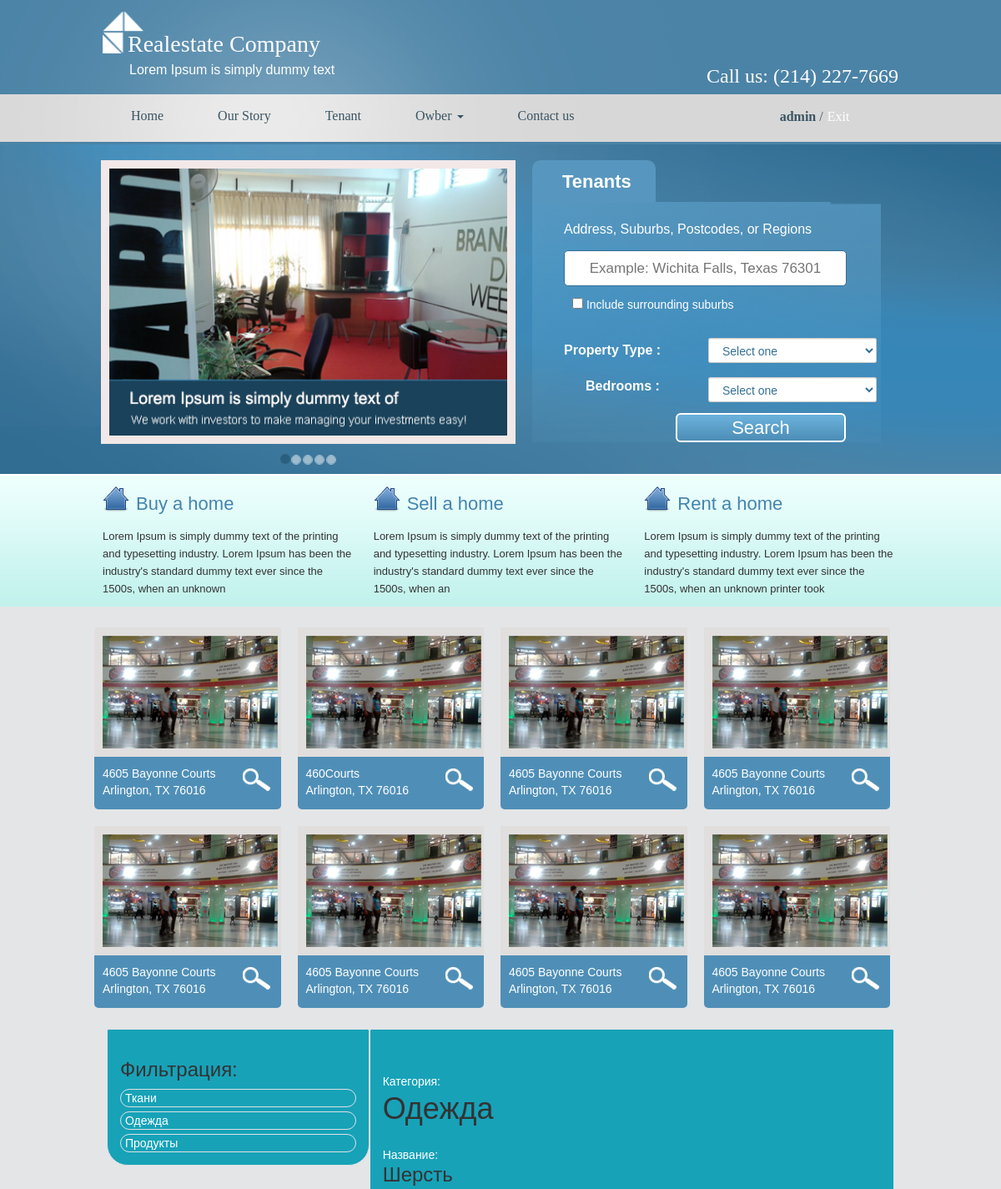
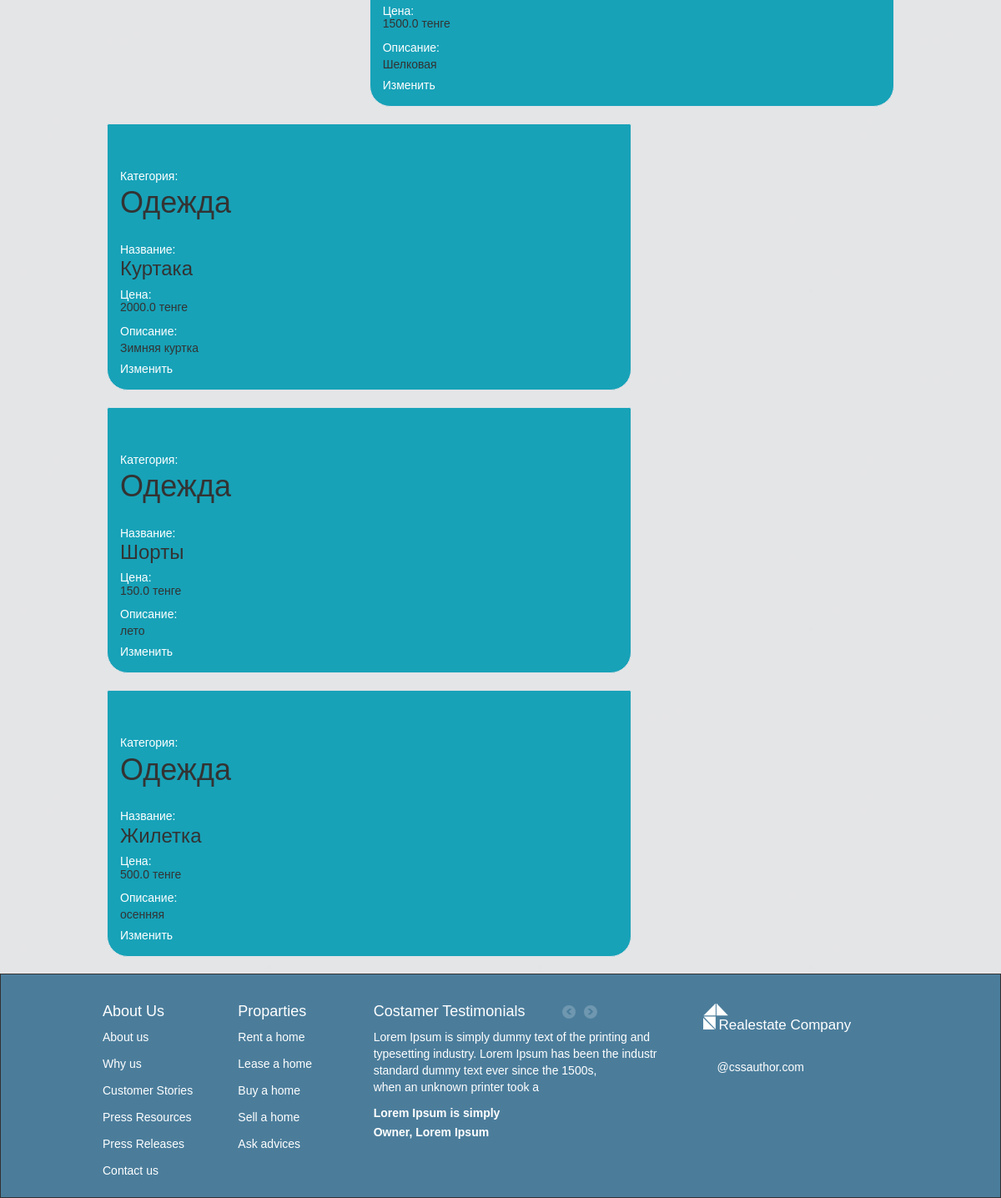
Screenshot of /home/filter/2/ (signed in) with the database file from the repository (2 pictures, top to bottom).
### testsite/models.py (models this page shows, shortened)
class Category(models.Model):
    name = models.CharField(max_length=100,
                            default="",
                            verbose_name="Название", )
    def __str__(self):
        return self.name
    class Meta:
        verbose_name = "Категория"
        verbose_name_plural = "Категории"

class Tovar(models.Model):
    category = models.ForeignKey(Category,
                                 on_delete=models.CASCADE,
                                 default=0,
                                 verbose_name='Категория')
    name = models.CharField(max_length=100,
                            default="",
                            verbose_name="Название", )
    desc = models.TextField(default="",
                            verbose_name="Описание", )
    price = models.FloatField(verbose_name="Цена",
                              max_length=3, )
    class Meta:
        verbose_name = "Товар"
        verbose_name_plural = "Товары"

### testsite/views.py (the view)
# urls.py: path('home/filter/<int:id>/', views.get_filter, name='filter'),
def get_filter(request, id):
    context = {}
    username = request.session['username']
    tovar = Tovar.objects.filter(category=id)
    category = Category.objects.all()
    context = {
        'category': category,
        'tovars': tovar,
        'username': username,
    }
    return render(request, 'testsite/index.html', context)

### testsite/templates/testsite/index.html (shortened to what this page needs)
{% extends 'testsite/base.html' %}
{% load static %}
{% block user %}
  <strong>{{ username }}</strong>
{% endblock %}
{% block head-content %}
    <div class="head">
		<div class="container ">
			<div class="row sizing">
				<div id="carousel-example-generic" class="padding-zero col-md-6 col-xs-12  b carousel slide" data-ride="carousel">
					<div class="carousel-position">
					<div class="carousel-inner">
						<div class="item active">
							<img src="{% static 'img/center-content-img.png' %}" class="size" alt="office"  >
							<div class="carousel-caption">
							</div>
						</div>
					</div>
  					</div>
  					<ol class="carousel-indicators">
    					<li data-target="#carousel-example-generic" data-slide-to="0" class="active circel-color"></li>
    					<li data-target="#carousel-example-generic" data-slide-to="1" class="circel-color"></li>
    					<li data-target="#carousel-example-generic" data-slide-to="2" class="circel-color"></li>
    					<li data-target="#carousel-example-generic" data-slide-to="3" class="circel-color"></li>
    					<li data-target="#carousel-example-generic" data-slide-to="4" class="circel-color"></li>
  					</ol>
				</div>
				<div class="col-md-4 col-xs-10 c hidden-xs">
					<ul class="nav nav-tabs border-none">
						<li class="panel1-color"><a data-toggle="tab" href="#panel1" class="col-text">Tenants</a></li>
					</ul>
					<div class="tab-content tab-width">
						<div id="panel1" class="tab-pane fade in active form-text panel1-form margin-zero">
							<h4 class="margin-zero text-16">Address, Suburbs, Postcodes, or Regions</h4>
							<form class="c-t">
								<fieldset>
									<p><input id="input" placeholder="Example: Wichita Falls, Texas 76301" class="input-text"></p>
									<p class="check"><input type="checkbox" ><span class="c-t">  Include surrounding suburbs</span></p>
									<div class="form-group">
										<label for="inputLogin" class="text-select">Property Type :</label>
										<select class="form-control mr-sm-2" id="inlineFormCustomSelect">
        								<option selected>Select one</option>
     									</select>
     								</div>
     								<div class="form-group">
     									<label for="inputLogin" class="text-select2">Bedrooms :</label>
										<select class="form-control mr-sm-2" id="inlineFormCustomSelect">
        								<option selected>Select one</option>
     									</select>
     								</div>
     								<button type="submit" class="btn btn-default btn-position padding-zero">Search</button>
								</fieldset>
							</form>
						</div>
					</div>
				</div>
				</div>
			</div>
		</div>
{% endblock %}
{% block middle-content %}
    <div class="img-container">
		<div class="container">
			<div class="row">
				<div class="col-md-12 crumps">
					<div class="col-md-4 col-xs-12 content2">
						<img src="{% static 'img/Home.png' %}" class="img-home1"><span  class="text-home1">Buy a home</span>
						<p class="text1-home1">Lorem Ipsum is simply dummy text of the printing and typesetting industry. Lorem Ipsum has been the industry's standard dummy text ever since the 1500s, when an unknown</p>
					</div>
					<div class="col-md-4 col-xs-12 content2">
						<img src="{% static 'img/Home.png' %}" class="img-home1"><span  class="text-home1">Sell a home</span>
						<p class="text1-home1">Lorem Ipsum is simply dummy text of the printing and typesetting industry. Lorem Ipsum has been the industry's standard dummy text ever since the 1500s, when an</p>
					</div>
					<div class="col-md-4 col-xs-12 content2">
						<img src="{% static 'img/Home.png' %}" class="img-home1"><span  class="text-home1">Rent a home</span>
						<p class="text1-home1">Lorem Ipsum is simply dummy text of the printing and typesetting industry. Lorem Ipsum has been the industry's standard dummy text ever since the 1500s, when an unknown printer took</p>
					</div>
				</div>
			</div>
		</div>
	</div>
{% endblock %}
{% block bottom-content %}
    <div class="container">
		<div class="row main-row col-md-12 padding-zero">
			<div class="col-md-3 col-xs-12 image">
				<div class="col-md-12 img-central padding-zero">
					<img src="{%static 'img/img-content.png' %}" class="padding-zero center-img">
				</div>
				<div class="col-md-12 padding-zero text-color">
				<div class="col-md-9 text-central">
					<p class="margin-zero">4605 Bayonne Courts</p>
					<p class="margin-zero">Arlington, TX 76016</p>
				</div>
				<div class="col-md-3 img-seacrh">
					<a href="#"><img src="{%static 'img/seacrh.png'%}"></a>
				</div>
				</div>
			</div>
			<div class="col-md-3 col-xs-12 image ">
				<div class="col-md-12 img-central">
					<img src="{%static 'img/img-content.png' %}" class="padding-zero ">
				</div>
				<div class="col-md-12 padding-zero text-color">
				<div class="col-md-9 text-central">
					<p class="margin-zero">460Courts</p>
					<p class="margin-zero">Arlington, TX 76016</p>
				</div>
				<div class="col-md-3 img-seacrh">
					<a href="#"><img src="{%static 'img/seacrh.png'%}"></a>
				</div>
				</div>
			</div>
			<div class="col-md-3 col-xs-12 image ">
				<div class="col-md-12 img-central">
					<img src="{%static 'img/img-content.png' %}" class="padding-zero ">
				</div>
				<div class="col-md-12 padding-zero text-color">
				<div class="col-md-9 text-central">
					<p class="margin-zero">4605 Bayonne Courts</p>
					<p class="margin-zero">Arlington, TX 76016</p>
				</div>
				<div class="col-md-3 img-seacrh">
					<a href="#"><img src="{%static 'img/seacrh.png'%}"></a>
				</div>
				</div>
			</div>
			<div class="col-md-3 col-xs-12 image">
				<div class="col-md-12 img-central">
					<img src="{%static 'img/img-content.png' %}" class="padding-zero ">
				</div>
				<div class="col-md-12 padding-zero text-color">
				<div class="col-md-9 text-central">
					<p class="margin-zero">4605 Bayonne Courts</p>
					<p class="margin-zero">Arlington, TX 76016</p>
				</div>
				<div class="col-md-3 img-seacrh">
					<a href="#"><img src="{%static 'img/seacrh.png'%}"></a>
				</div>
				</div>
			</div>
			<div class="col-md-3 col-xs-12 image ">
				<div class="col-md-12 img-central">
					<img src="{%static 'img/img-content.png' %}" class="padding-zero ">
				</div>
				<div class="col-md-12 padding-zero text-color">
				<div class="col-md-9 text-central">
					<p class="margin-zero">4605 Bayonne Courts</p>
					<p class="margin-zero">Arlington, TX 76016</p>
				</div>
				<div class="col-md-3 img-seacrh">
					<a href="#"><img src="{%static 'img/seacrh.png'%}"></a>
				</div>
				</div>
			</div>
			<div class="col-md-3 col-xs-12 image ">
				<div class="col-md-12 img-central">
					<img src="{%static 'img/img-content.png' %}" class="padding-zero ">
				</div>
				<div class="col-md-12 padding-zero text-color">
				<div class="col-md-9 text-central">
					<p class="margin-zero">4605 Bayonne Courts</p>
					<p class="margin-zero">Arlington, TX 76016</p>
				</div>
				<div class="col-md-3 img-seacrh">
					<a href="#"><img src="{%static 'img/seacrh.png'%}"></a>
				</div>
				</div>
			</div>
			<div class="col-md-3 col-xs-12 image ">
				<div class="">
					<div class="col-md-12 img-central">
						<img src="{%static 'img/img-content.png' %}" class="padding-zero ">
					</div>
					<div class="col-md-12 padding-zero text-color">
					<div class="col-md-9 text-central">
						<p class="margin-zero">4605 Bayonne Courts</p>
						<p class="margin-zero">Arlington, TX 76016</p>
					</div>
					<div class="col-md-3 img-seacrh">
						<a href="#"><img src="{%static 'img/seacrh.png'%}"></a>
					</div>
					</div>
				</div>
			</div>
			<di2v class="col-md-3 col-xs-12 image ">
				<div class="col-md-12 img-central">
					<img src="{%static 'img/img-content.png' %}" class="padding-zero ">
				</div>
				<div class="col-md-12 padding-zero text-color">
				<div class="col-md-9 text-central">
					<p class="margin-zero">4605 Bayonne Courts</p>
					<p class="margin-zero">Arlington, TX 76016</p>
				</div>
				<div class="col-md-3 img-seacrh">
					<a href="#"><img src="{%static 'img/seacrh.png'%}"></a>
				</div>
				</div>
			</div>
		</div>
{% endblock %}
{% block filter %}
    <div class="alert bg-info border border-style rounded-top col-md-4">
        <h3 >Фильтрация:</h3>
        {% for a in category %}
            <p><a href="{% url 'filter' id=a.id %}" ><div class=" border border-style pl-2">{{a}}</div></a></p>
        {% endfor %}
    </div>
{% endblock %}
{% block content %}
{% if tovars %}
{% for each in tovars %}
<div class=" alert bg-info border border-style rounded-top col-md-8">
    <h1><span class="text-white">Категория:</span><br>
        {{ each.category }}</h1>
    <h3><span class="text-white">Название:</span><br>
        {{ each.name }}</h3>
    <h5><span class="text-white">Цена:</span><br>
        {{ each.price }} тенге</h5>
    <p><span class="text-white">Описание:</span><br>
        {{ each.desc }}</p>
    <p><a href="{% url 'tovar_edit' pk=each.pk %}" >Изменить</a></p>
</div>
{% endfor %}
{% else %}
<p>Отсутствуют записи!</p>
{% endif %}
{% endblock %}

### testsite/static/css/Style.css (style rules this page uses)
a:active, a:hover, a { text-decoration: white; color:white; }
.border-style { border-radius:25px; }
body,p,ul,ol,li,span,tr,th,td,input,code { font-family:arial; font-size:14px; }
.margin-zero { margin: 0px; }
.padding-zero { padding: 0px; }
body { background:url("../img/background-body.jpg"); }
.main-row { margin-top: 5px; margin-bottom: 5px; padding-bottom: 10px; }
.head { background-image: url("../img/con1.png"); min-height: 389px; background-size: cover; padding-top: 19px; }
.sizing { height: 100%; }
.carousel-position { padding: 10px; background-color: #f2e8e8; }
.form-text { text-align: left; }
.b { text-align: center; margin-left: 18px; background-size: cover; max-width: 100%; overflow: hidden; min-height: 320px; }
.c { padding-left: 20px; text-align: right; max-width: 100%; }
.img-container { background-image: url("../img/conternt1.png"); min-height: 159px; background-repeat: no-repeat; background-size: cover; }
.image { min-height: 200px; max-width: 100%; margin-top: 20px; }
.carousel-indicators .active { background-color: #2c5f7f; border:none; }
.carousel-indicators li { background-color: #fff; }
.panel1-color { background-color: #5797bf; border-radius: 10px 10px 0px 0px; margin-right: 3px; font-size: 22px; font-family: "Arial"; font-weight: Bold; padding-left: 21px; padding-right: 12px; }
.col-text { color: white; font-family: "Arial"; font-weight: Bold; }
.tab-width { max-width: 418px; }
.panel1-form { background-image: url(../img/form-img.png); background-repeat: no-repeat; background-size: cover; padding-left: 38px; width: 418px; height: 100%; }
.text-16 { font-size: 16px; color: white; padding-top:24px; }
.input-text { text-align: center; font-size: 17px; margin-top: 16px; width: 339px; height: 43px; border-radius: 5px; border:1px solid ; border-color: #316e94; }
.c-t { color:#ffffff; }
.check { margin-left: 10px; border-radius: 10px; }
.nav-tabs { border:none; }
.text-select { font-family: "Arial"; font-size: 16px; padding-top: 4px; }
.text-select2 { margin-left: 26px; font-family: "Arial"; font-size: 16px; }
.mr-sm-2 { width: 202px; height: 30px; float: right; margin-right: 42px; color: #347095; border-radius: 2px; }
.btn-position { background-image: url(../img/btn-img.png); background-repeat: repeat; background-size: cover; float: right; margin-right: 42px; width: 204px; font-size: 22px; color: white; }
.size { max-width: 100%; min-height: 320px; overflow: hidden; }
.carousel-indicators { bottom: 0px; position: inherit; padding-top: 12px; }
.btn { border:2px solid white; border-radius: 6px !important; min-width: 100px; }
.content2 { margin-top: 15px; line-height: 150%; }
.img-home1 { margin-bottom: 18px; }
.text-home1 { margin-left: 8px; font-size: 22px; font-family: "Arial"; color: #4484ad; }
.text1-home1 { font-size: 13px; font-family: "Arial"; }
.img-central { background-color: #e1dede; padding: 10px; text-align: center; }
.text-central { font-size: 18px; color:white ; padding-top: 10px; padding-bottom: 13px; }
.text-color { background-color: #4f8fb7; border-radius: 0px 0px 5px 5px; }
.img-seacrh { padding-top: 14px; }
.nav-tabs>li>a { background-color: transparent; border:none; }

### rows the page displays
Tovar: category "Одежда", name "Шерсть", price "1500.0", desc "Шелковая"
Tovar: category "Одежда", name "Куртака", price "2000.0", desc "Зимняя куртка"
Tovar: category "Одежда", name "Шорты", price "150.0", desc "лето"
Tovar: category "Одежда", name "Жилетка", price "500.0", desc "осенняя"

### other values shown
{{ username }} "admin"
